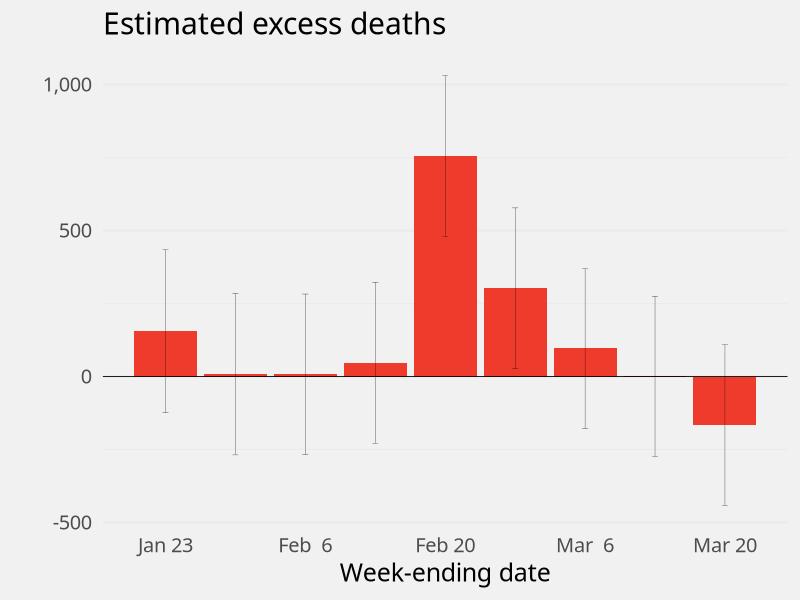
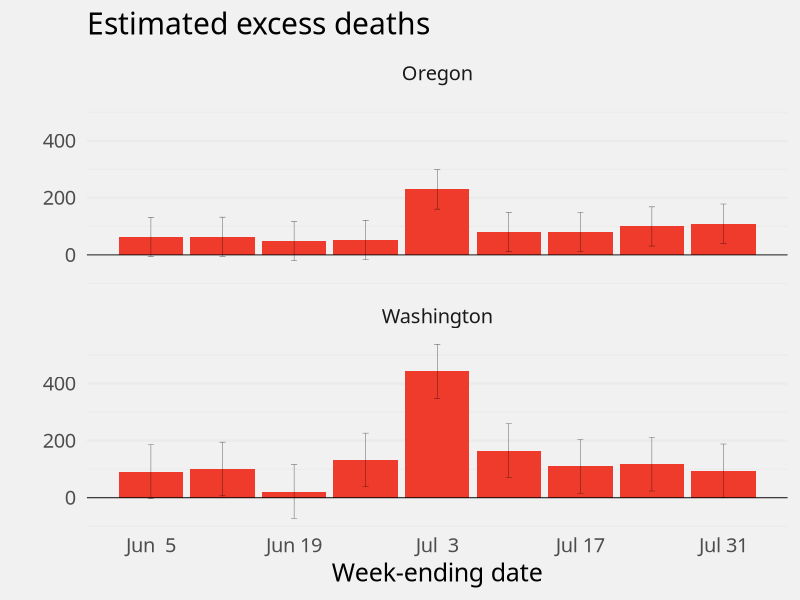
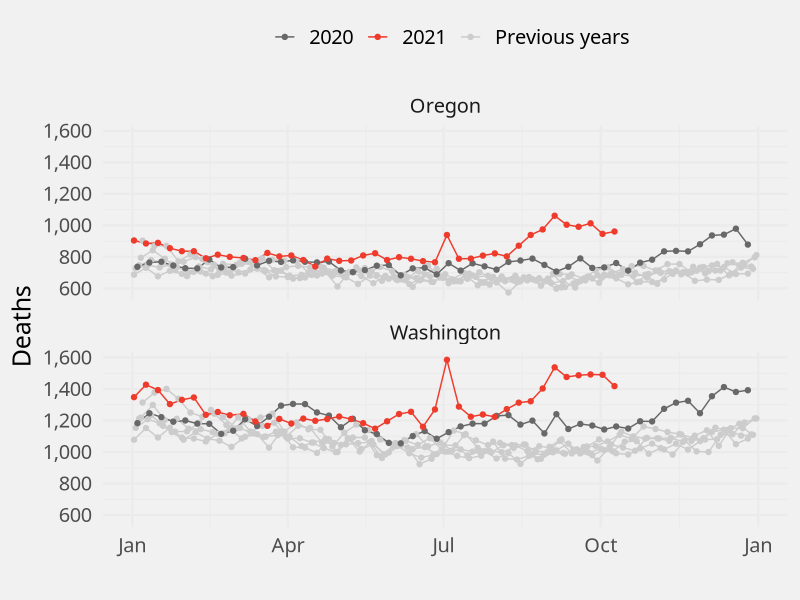
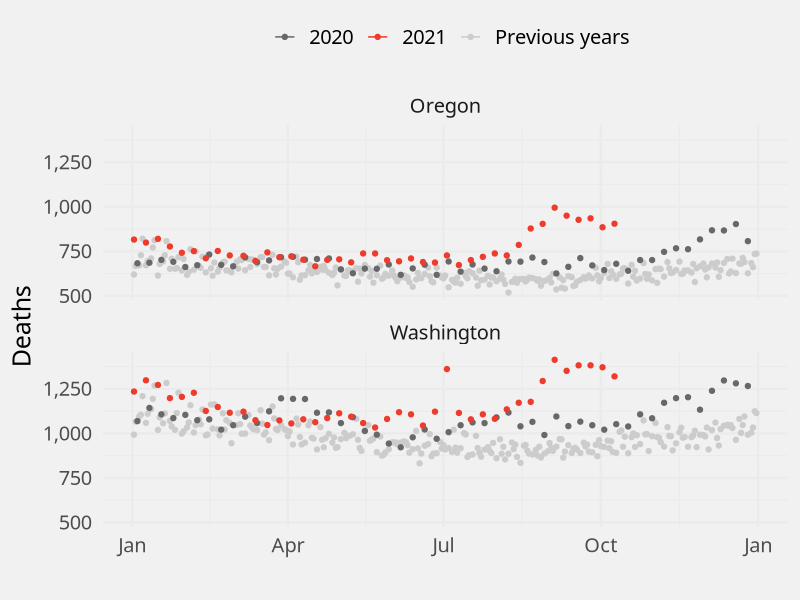
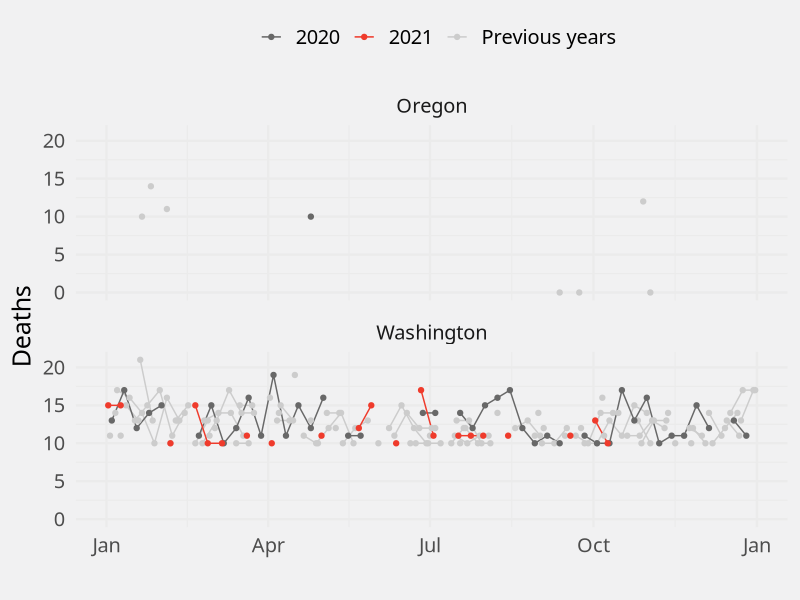
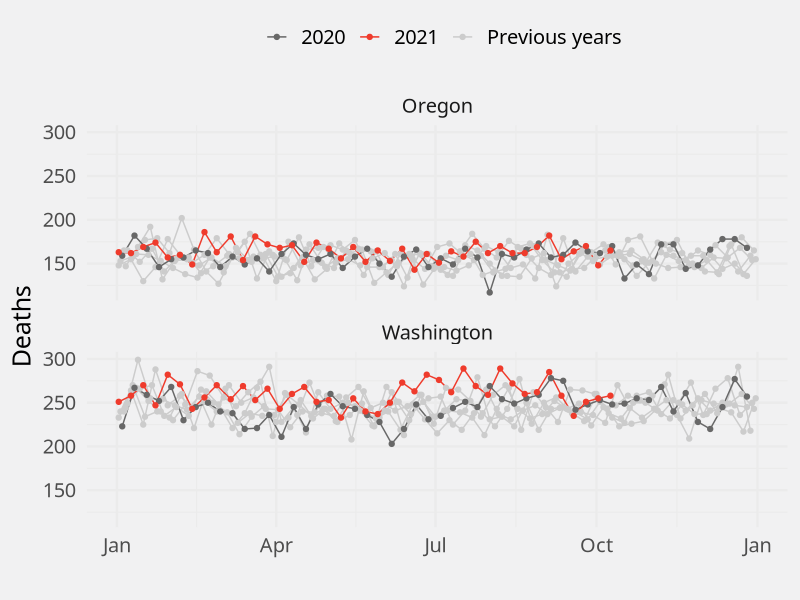
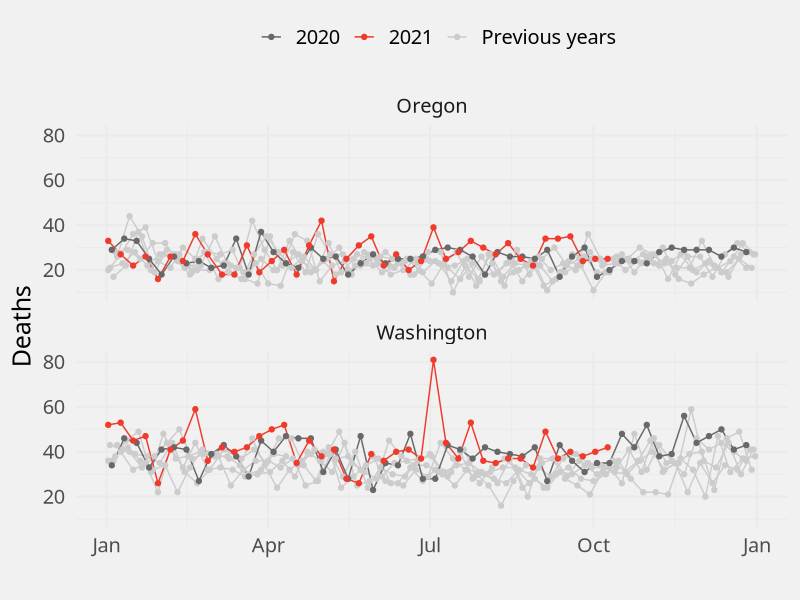
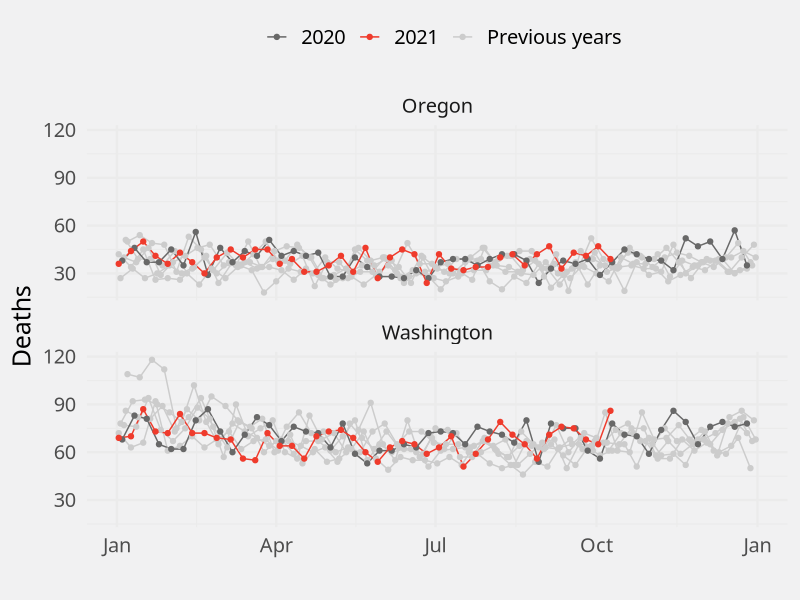

Write the R code that produced these figures, in order.
## ---- chunk 1
knitr::opts_chunk$set(echo = TRUE, warning = FALSE, results = FALSE, message = FALSE)
## ---- chunk 2
# load required packages
library(tidyverse)
library(scales)
library(splines)
library(lubridate)

# set system date to UTC
Sys.setenv(TZ="UTC")

# load weekly deaths data
mortality <- read.csv("data/mortality.csv", stringsAsFactors = F) %>%
  mutate(weekendingdate = as.Date(weekendingdate))
## ---- chunk 3
# data frame to hold observed and expected deaths data
mortality_working <- tibble()

# fit models and predict expected deaths
for (j in unique(mortality$jurisdiction)) {
  tmp1 <- mortality %>%
    filter(jurisdiction == j & weekendingdate < "2020-01-01")
  model <- lm(allcause ~ weekendingdate + bs(mmwrweek, knots = quantile(mmwrweek, seq(0, 1, 0.1))), data = tmp1)
  tmp2 <- mortality %>%
    filter(jurisdiction == j & weekendingdate >= "2020-01-01")
  tmp <- bind_rows(tmp1,tmp2)
  tmp3 <- as_tibble(predict(model,tmp, interval = "prediction"))
  tmp <- bind_cols(tmp,tmp3)
  mortality_working <- bind_rows(mortality_working,tmp)
}

# clean up environment
rm(tmp1,tmp2,tmp3,tmp,model,j)
## ---- chunk 4
# calculate death anomalies; all causes and excluding COVID-19 deaths
mortality_working <- mortality_working %>%
  mutate(deaths_anomaly = allcause - fit,
         deaths_anomaly_upr = allcause - lwr,
         deaths_anomaly_lwr = allcause - upr,
         non_covid_deaths_anomaly = deaths_anomaly - covid_19_u071_underlying_cause_of_death,
         non_covid_deaths_anomaly_upr = deaths_anomaly_upr - covid_19_u071_underlying_cause_of_death,
         non_covid_deaths_anomaly_lwr = deaths_anomaly_lwr - covid_19_u071_underlying_cause_of_death)
## ---- chunk 5
texas_freeze <- mortality_working %>%
  filter(weekendingdate > "2021-01-16" & weekendingdate <= "2021-03-20" & jurisdiction == "Texas") %>%
  mutate(weekendingdate = as.Date(weekendingdate))

breaks <- as.Date(c("2021-01-23","2021-02-06","2021-02-20","2021-03-06","2021-03-20"))

plot <- ggplot(texas_freeze, aes(x = weekendingdate, y = non_covid_deaths_anomaly)) +
  geom_col(fill = "#ef3b2c") +
  geom_errorbar(aes(x = weekendingdate,
                    ymin = non_covid_deaths_anomaly_lwr,
                    ymax = non_covid_deaths_anomaly_upr),
                size = 0.1,
                width = 0.6) +
  geom_hline(yintercept = 0, size = 0.3) +
  xlab("Week-ending date") +
  ylab("") +
  ggtitle("Estimated excess deaths") +
  scale_x_date(date_labels = "%b %e", breaks = breaks) +
  scale_y_continuous(labels = comma) +
  theme_minimal(base_family = "Basier Square SemiBold", base_size = 18) +
  theme(panel.background = element_rect(fill = "#f1f1f2", size = 0),
        plot.background = element_rect(fill = "#f1f1f2", size = 0),
        panel.grid.major.x = element_blank(),
        panel.grid.minor.x = element_blank())
ggsave("img/texas_freeze.png", plot, width = 20, height = 10, units = "cm")

## ---- chunk 6
pacnw_heat_wave <- mortality_working %>%
  filter(weekendingdate >= "2021-06-05" & weekendingdate <= "2021-07-31" & (jurisdiction == "Washington" | jurisdiction == "Oregon")) %>%
  mutate(weekendingdate = as.Date(weekendingdate))

breaks <- as.Date(c("2021-06-05","2021-06-19","2021-07-03","2021-07-17","2021-07-31"))

plot <- ggplot(pacnw_heat_wave, aes(x = weekendingdate, y = non_covid_deaths_anomaly)) +
  geom_col(fill = "#ef3b2c") +
  geom_errorbar(aes(x = weekendingdate,
                    ymin = non_covid_deaths_anomaly_lwr,
                    ymax = non_covid_deaths_anomaly_upr),
                size = 0.1,
                width = 0.6) +
  geom_hline(yintercept = 0, size = 0.3) +
  xlab("Week-ending date") +
  ylab("") +
  ggtitle("Estimated excess deaths") +
  facet_wrap(~jurisdiction, ncol = 1) +
  scale_x_date(date_labels = "%b %e", breaks = breaks) +
  theme_minimal(base_family = "Basier Square SemiBold", base_size = 18) +
  theme(panel.background = element_rect(fill = "#f1f1f2", size = 0),
        plot.background = element_rect(fill = "#f1f1f2", size = 0),
        panel.grid.major.x = element_blank(),
        panel.grid.minor.x = element_blank())
ggsave("img/pacnw_hw.png", plot, width = 20, height = 20, units = "cm")

## ---- chunk 7
causes <- mortality_working %>%
  filter(weekendingdate <= "2021-10-09" & grepl("Washington|Oregon",jurisdiction)) %>%
  select(jurisdiction, weekendingdate, mmwrweek, 5:17, 32, 35) %>%
  pivot_longer(cols = c(4:18), names_to = "cause", values_to = "deaths") %>%
  # some cleaning and processing of data
  mutate(cause = gsub("_"," ",cause),
         cause = str_squish(gsub("\\w*[0-9]+\\w*\\s*", "", cause)),
         cause = gsub("other diseases of respiratory","other respiratory", cause),
         cause = gsub("symptoms signs and abnormal","other", cause),
         cause = gsub("naturalcause","natural cause", cause),
         cause = gsub("allcause","all cause", cause),
         weekendingdate = as.Date(weekendingdate),
         year = as.character(year(weekendingdate)),
         plot_year = case_when(year == "2021" ~ "2021",
                               year == "2020" ~ "2020",
                               TRUE ~ "Previous years"),
         plot_date = ymd(paste("2020",month(weekendingdate),day(weekendingdate))))

for (c in unique(causes$cause)) {
    tmp <- causes%>%
      filter(cause == c)
    plot <- ggplot(tmp, aes(x = plot_date, y = deaths, group = year, color = plot_year)) +
      geom_line() +
      geom_point() +
      scale_y_continuous(labels = comma) +
      scale_x_date(date_labels = "%b") +
      scale_color_manual(values = c("#686868","#ef3b2c","#cccccc"), name = "") +
      theme_minimal(base_family = "Basier Square SemiBold", base_size = 18) +
      theme(panel.background = element_rect(fill = "#f1f1f2", size = 0),
            plot.background = element_rect(fill = "#f1f1f2", size = 0),
            legend.position = "top") +
      ylab("Deaths") +
      xlab("") +
      facet_wrap(~jurisdiction, ncol = 1)
    ggsave(paste0("causes/",c,".png"), plot, width = 20, height = 20, units = "cm")
  }
